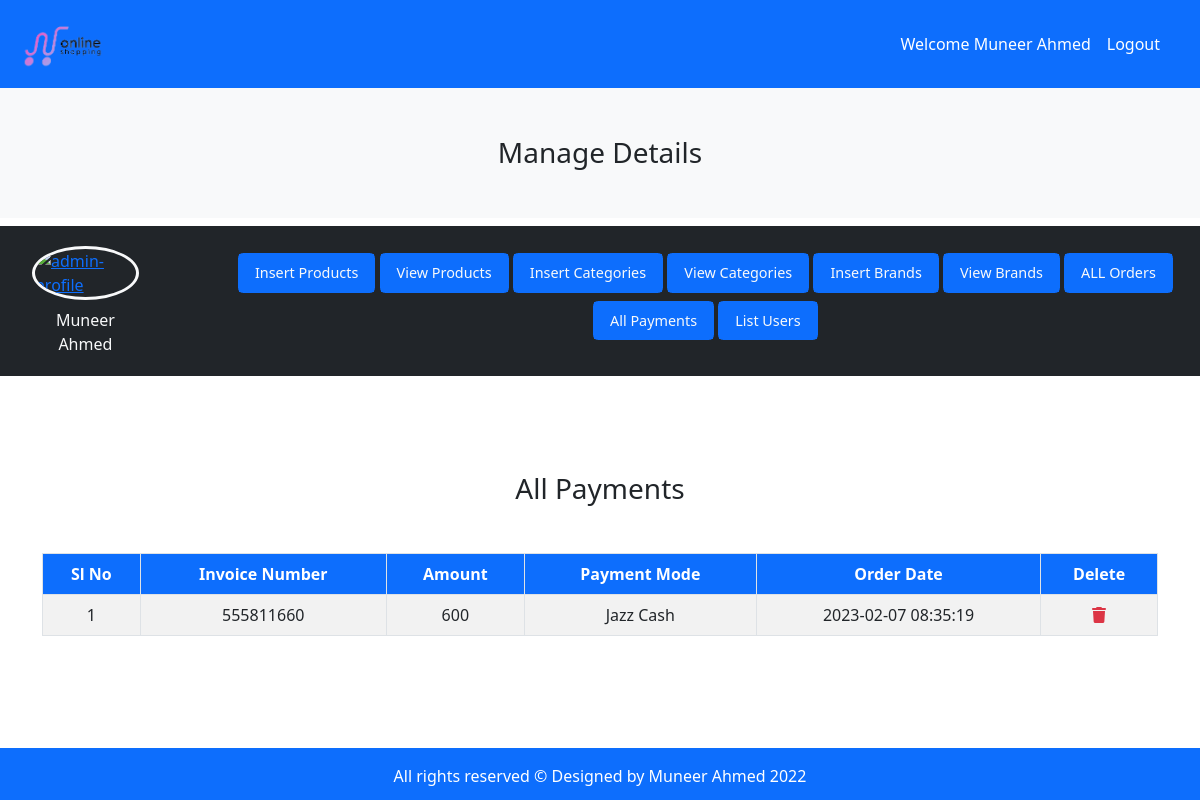
Screenshot of /Admin/index.php?list_payment (signed in) with the database file from the repository.
### tables this page shows
CREATE TABLE `user_payments` (
  `payment_id` int(11) NOT NULL,
  `order_id` int(11) NOT NULL,
  `invoice_number` int(11) NOT NULL,
  `amount` int(11) NOT NULL,
  `payment_mode` varchar(255) NOT NULL,
  `date` timestamp NOT NULL DEFAULT current_timestamp() ON UPDATE current_timestamp()
);

### Admin/list_payment.php (the view, shortened to what this page needs)
<?php
    $get_payment = "SELECT * FROM user_payments";
    $result = mysqli_query($connection, $get_payment);
    $row_count = mysqli_num_rows($result);
    if($row_count == 0) {
        echo "<div class='text-center pb-5'>
        <img src='../products/records.png' alt='not-found' class='w-25'>
        <h2 class='text-danger text-center mt-2'>No Payments received Yet.</h2>
        </div>";
    } else {
        echo "
        <h3 class='text-center'>All Payments</h3>
        <table class='table table-bordered mt-5 table-striped text-center'>
        <thead class='bg-primary text-white'>
        <tr>
        <th>Sl No</th>
        <th>Invoice Number</th>
        <th>Amount</th>
        <th>Payment Mode</th>
        <th>Order Date</th>
        <th>Delete</th>
        </tr>
        </thead>
        <tbody>";
        $number = 0;
        while($row_data=mysqli_fetch_assoc($result)){
            $payment_id = $row_data['payment_id'];
            $invoice_number = $row_data['invoice_number'];
            $amount = $row_data['amount'];
            $payment_mode = $row_data['payment_mode'];
            $order_date = $row_data['date'];
            $number++;
            echo "
            <tr>
            <td>$number</td>
            <td>$invoice_number</td>
            <td>$amount</td>
            <td>$payment_mode</td>
            <td>$order_date</td>
            <td><a href='index.php?delete_payment=$payment_id'><i class='fa-solid fa-trash text-danger'></i></a></td>
            </tr>";
        }
    }
    ?>
    </tbody>
</table>

### style.css (style rules this page uses)
* { margin: 0; padding: 0; box-sizing: border-box; }
body { overflow-x: hidden; }

### rows the page displays
user_payments: invoice_number "555811660", amount "600", payment_mode "Jazz Cash", date "2023-02-07 08:35:19"

### other values shown
$_SESSION['admin_username'] "Muneer Ahmed"
